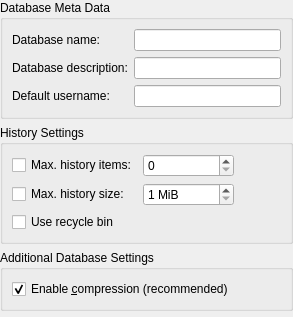
<?xml version="1.0" encoding="UTF-8"?>
<ui version="4.0">
 <class>DatabaseSettingsWidgetGeneral</class>
 <widget class="QWizardPage" name="DatabaseSettingsWidgetGeneral">
  <property name="geometry">
   <rect>
    <x>0</x>
    <y>0</y>
    <width>293</width>
    <height>317</height>
   </rect>
  </property>
  <layout class="QVBoxLayout" name="verticalLayout">
   <property name="leftMargin">
    <number>0</number>
   </property>
   <property name="topMargin">
    <number>0</number>
   </property>
   <property name="rightMargin">
    <number>0</number>
   </property>
   <property name="bottomMargin">
    <number>0</number>
   </property>
   <item>
    <widget class="QGroupBox" name="groupBox">
     <property name="title">
      <string>Database Meta Data</string>
     </property>
     <layout class="QFormLayout" name="formLayout">
      <item row="0" column="0">
       <widget class="QLabel" name="dbNameLabel">
        <property name="text">
         <string>Database name:</string>
        </property>
       </widget>
      </item>
      <item row="0" column="1">
       <widget class="QLineEdit" name="dbNameEdit"/>
      </item>
      <item row="1" column="0">
       <widget class="QLabel" name="dbDescriptionLabel">
        <property name="text">
         <string>Database description:</string>
        </property>
       </widget>
      </item>
      <item row="1" column="1">
       <widget class="QLineEdit" name="dbDescriptionEdit"/>
      </item>
      <item row="2" column="0">
       <widget class="QLabel" name="defaultUsernameLabel">
        <property name="text">
         <string>Default username:</string>
        </property>
       </widget>
      </item>
      <item row="2" column="1">
       <widget class="QLineEdit" name="defaultUsernameEdit">
        <property name="enabled">
         <bool>true</bool>
        </property>
       </widget>
      </item>
     </layout>
    </widget>
   </item>
   <item>
    <widget class="QGroupBox" name="groupBox_2">
     <property name="title">
      <string>History Settings</string>
     </property>
     <layout class="QHBoxLayout" name="horizontalLayout">
      <item>
       <layout class="QGridLayout" name="gridLayout">
        <item row="0" column="0">
         <widget class="QCheckBox" name="historyMaxItemsCheckBox">
          <property name="text">
           <string>Max. history items:</string>
          </property>
         </widget>
        </item>
        <item row="1" column="0">
         <widget class="QCheckBox" name="historyMaxSizeCheckBox">
          <property name="text">
           <string>Max. history size:</string>
          </property>
         </widget>
        </item>
        <item row="1" column="1">
         <widget class="QSpinBox" name="historyMaxSizeSpinBox">
          <property name="suffix">
           <string> MiB</string>
          </property>
          <property name="minimum">
           <number>1</number>
          </property>
          <property name="maximum">
           <number>2000000000</number>
          </property>
         </widget>
        </item>
        <item row="0" column="1">
         <widget class="QSpinBox" name="historyMaxItemsSpinBox">
          <property name="maximum">
           <number>2000000000</number>
          </property>
         </widget>
        </item>
        <item row="2" column="0">
         <widget class="QCheckBox" name="recycleBinEnabledCheckBox">
          <property name="text">
           <string>Use recycle bin</string>
          </property>
         </widget>
        </item>
       </layout>
      </item>
      <item>
       <spacer name="horizontalSpacer">
        <property name="orientation">
         <enum>Qt::Horizontal</enum>
        </property>
        <property name="sizeHint" stdset="0">
         <size>
          <width>40</width>
          <height>20</height>
         </size>
        </property>
       </spacer>
      </item>
     </layout>
    </widget>
   </item>
   <item>
    <widget class="QGroupBox" name="groupBox_3">
     <property name="title">
      <string>Additional Database Settings</string>
     </property>
     <layout class="QVBoxLayout" name="verticalLayout_2">
      <item>
       <widget class="QCheckBox" name="compressionCheckbox">
        <property name="text">
         <string>Enable &amp;compression (recommended)</string>
        </property>
        <property name="checked">
         <bool>true</bool>
        </property>
       </widget>
      </item>
     </layout>
    </widget>
   </item>
   <item>
    <spacer name="verticalSpacer">
     <property name="orientation">
      <enum>Qt::Vertical</enum>
     </property>
     <property name="sizeHint" stdset="0">
      <size>
       <width>20</width>
       <height>40</height>
      </size>
     </property>
    </spacer>
   </item>
  </layout>
 </widget>
 <resources/>
 <connections/>
</ui>
